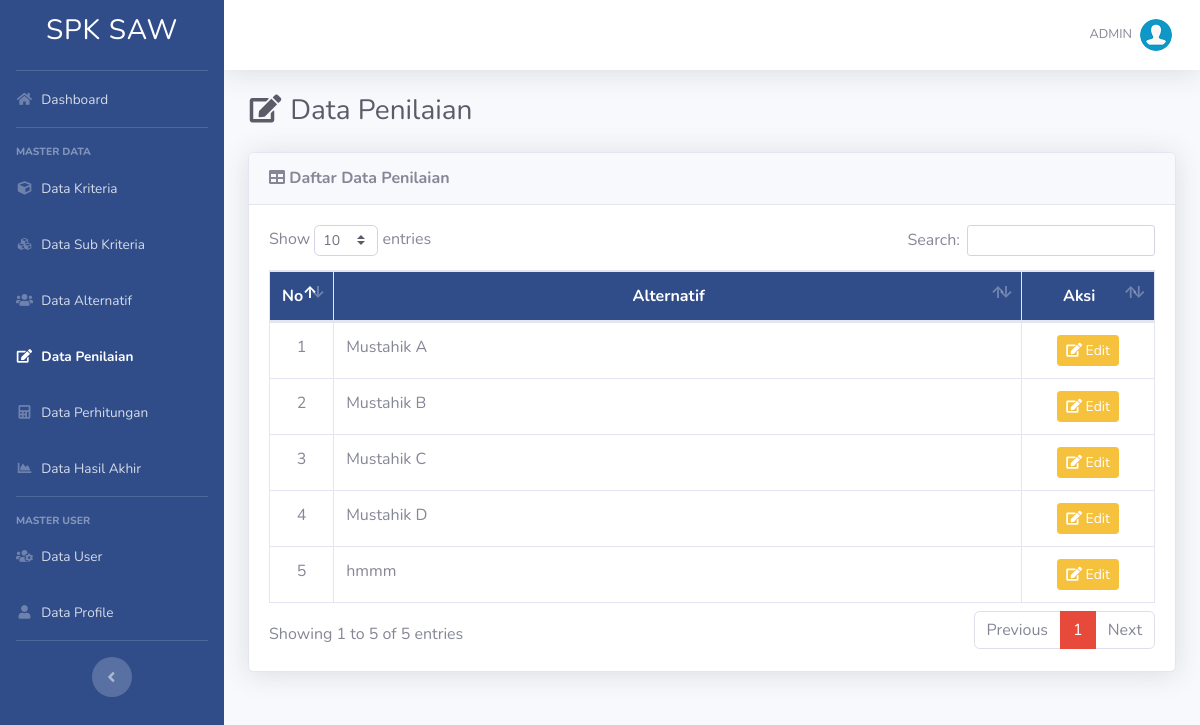
The app's page /list-penilaian.php (signed in) with its own data.
### tables this page shows
CREATE TABLE `alternatif` (
  `id_alternatif` int(11) NOT NULL,
  `nama` varchar(100) NOT NULL
);

### list-penilaian.php (the view, shortened to what this page needs)
<?php require_once('includes/init.php'); ?>
<?php
require_once('template/header.php');
?>
<div class="d-sm-flex align-items-center justify-content-between mb-4">
    <h1 class="h3 mb-0 text-gray-800"><i class="fas fa-fw fa-edit"></i> Data Penilaian</h1>
</div>
<div class="card shadow mb-4">
    <div class="card-header py-3">
        <h6 class="m-0 font-weight-bold"><i class="fa fa-table"></i> Daftar Data Penilaian</h6>
    </div>
	<div class="card-body">
		<div class="table-responsive">
			<table class="table table-bordered" id="dataTable" width="100%" cellspacing="0">
				<thead class="text-white" style="background: #304d8a;">
					<tr align="center">
						<th width="5%">No</th>
						<th>Alternatif</th>
						<th width="15%">Aksi</th>
					</tr>
				</thead>
				<tbody>
					<?php
					$no=1;
					$query = mysqli_query($koneksi,"SELECT * FROM alternatif");
					while($data = mysqli_fetch_array($query)){
					?>
					<tr align="center">
						<td><?=$no ?></td>
						<td align="left"><?= $data['nama'] ?></td>
						<?php
						$id_alternatif = $data['id_alternatif'];
						$q = mysqli_query($koneksi,"SELECT * FROM penilaian WHERE id_alternatif='$id_alternatif'");
						$cek_tombol = mysqli_num_rows($q);
						?>
						<td>
						<?php if ($cek_tombol==0) { ?>
						<a data-toggle="modal" href="#set<?= $data['id_alternatif'] ?>" class="btn btn-success btn-sm"><i class="fa fa-plus"></i> Input</a>
						<?php } else { ?>
						<a data-toggle="modal" href="#edit<?= $data['id_alternatif'] ?>" class="btn btn-warning btn-sm"><i class="fa fa-edit"></i> Edit</a>
						<?php } ?>
						</td>
					</tr>
					<?php
					$no++;
					}
					?>
				</tbody>
			</table>
		</div>
	</div>
</div>
<?php
require_once('template/footer.php');
?>

### records on screen
alternatif: nama "Mustahik A"
alternatif: nama "Mustahik B"
alternatif: nama "Mustahik C"
alternatif: nama "Mustahik D"
alternatif: nama "hmmm"

### other values on screen
$_SESSION['username'] "ADMIN"
